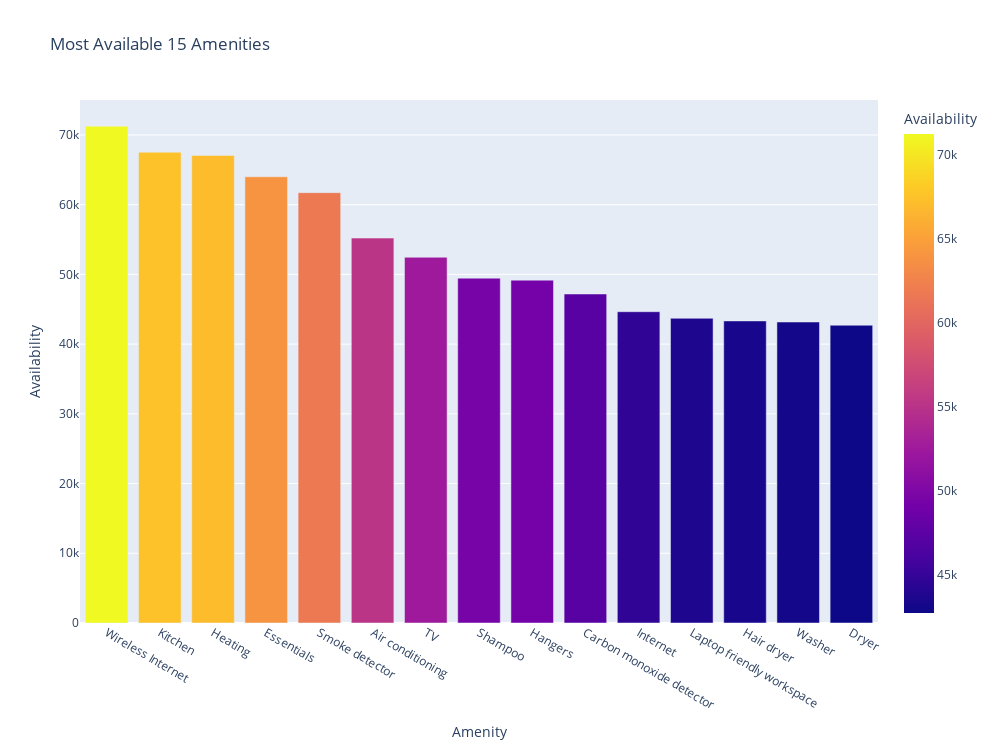

Here is the notebook cell this chart was saved with:
### Code cell
# Showing top 15 most available Amenities
fig = px.bar(available_df.iloc[:15], 
             x="Amenity", 
             y="Availability",  
             title ="Most Available 15 Amenities", 
             color='Availability',
             height=750,
             width=1000)
fig.show()

### Figure 1 — Plotly figure (JSON) as saved in the notebook; plotly's stock layout.template omitted (floating-point values rounded to 4 significant figures)
{"data": [{"alignmentgroup": "True", "hovertemplate": "Amenity=%{x}<br>Availability=%{marker.color}<extra></extra>", "legendgroup": "", "marker": {"color": [71265, 67526, 67073, 64005, 61727, 55210, 52458, 49465, 49173, 47190, 44648, 43703, 43330, 43169, 42711], "coloraxis": "coloraxis", "pattern": {"shape": ""}}, "name": "", "offsetgroup": "", "orientation": "v", "showlegend": false, "textposition": "auto", "type": "bar", "x": ["Wireless Internet", "Kitchen", "Heating", "Essentials", "Smoke detector", "Air conditioning", "TV", "Shampoo", "Hangers", "Carbon monoxide detector", "Internet", "Laptop friendly workspace", "Hair dryer", "Washer", "Dryer"], "xaxis": "x", "y": [71265, 67526, 67073, 64005, 61727, 55210, 52458, 49465, 49173, 47190, 44648, 43703, 43330, 43169, 42711], "yaxis": "y"}], "layout": {"barmode": "relative", "coloraxis": {"colorbar": {"title": {"text": "Availability"}}, "colorscale": [[0, "#0d0887"], [0.1111, "#46039f"], [0.2222, "#7201a8"], [0.3333, "#9c179e"], [0.4444, "#bd3786"], [0.5556, "#d8576b"], [0.6667, "#ed7953"], [0.7778, "#fb9f3a"], [0.8889, "#fdca26"], [1, "#f0f921"]]}, "height": 750, "legend": {"tracegroupgap": 0}, "title": {"text": "Most Available 15 Amenities"}, "width": 1000, "xaxis": {"anchor": "y", "domain": [0, 1], "title": {"text": "Amenity"}}, "yaxis": {"anchor": "x", "domain": [0, 1], "title": {"text": "Availability"}}}}
